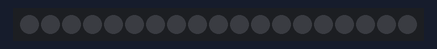
A sketch run on a simulated Arduino Uno, built with avr-gcc and run on an emulated ATmega328P. Parts: 19 RGB LEDs in strip order, left to right. Dim RGB values are drawn brighter than linear; colours are those a GRB WS2812 strip shows for the declared byte order.

Above: at 2.1 s.
At 2.6 s:
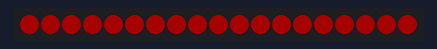
At 3.1 s:
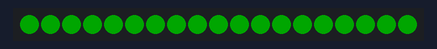
At 3.6 s:
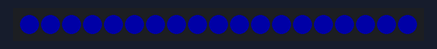
At 4.1 s:
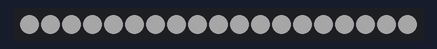

The sketch:

LEDtest_RGB.ino
```cpp
#include "FastSPI_LED2.h"

///////////////////////////////////////////////////////////////////////////////////////////
//
// Testing the LEDs on the Lumino ATMega328 robot,
// Sets Red, Green, Blue, White in turn
// 20 LEDs arranged clockwise around the Lumino as:
//    1 at left rear (0)
//    8 on left side (1 to 8 - rear to front)
//    1 on left front (9)
//    1 on right front (10)
//    8 on right side (11 to 18 - front to rear)
//    1 on right rear (19)
//
///////////////////////////////////////////////////////////////////////////////////////////


// How many leds are in the strip?
#define NUM_LEDS 19

// Data pin that led data will be written out over (11 for rev 0.2, 13 for 0.3 onwards)
#define DATA_PIN 13

// This is an array of leds.  One item for each led in your strip.
CRGB leds[NUM_LEDS];


// This function sets up the ledsand tells the controller about them
void setup()
{
  // sanity check delay - allows reprogramming if accidently blowing power w/leds
  delay(2000);

  FastLED.addLeds<WS2812B, DATA_PIN, RGB>(leds, NUM_LEDS);
}

int wait = 500;

// This function runs over and over, and is where you do the magic to light
// your leds.
void loop()
{
//  setAll(255,255,255);
//  delay(3000);
//  flicker();
  allOff();
  delay(wait);
  setAll(40,0,0);
  delay(wait);
  setAll(0,40,0);
  delay(wait);
  setAll(0,0,40);
  delay(wait);
  setAll(40,40,40);
  delay(wait);
}

void allOff()
{
  for (int i=0; i<NUM_LEDS; i++)
    leds[i] = 0;
  FastLED.show();
}

void setAll(int red, int green, int blue)
{
  for (int i=0; i<NUM_LEDS; i++)
  {
    leds[i].g = red;
    leds[i].r = green;
    leds[i].b = blue;
  }
  FastLED.show();
}


void pulse(int del, int maxBright, int red, int green, int blue)
{
  for (int i = 0; i<maxBright; i++)
  {
    for (int j=0; j<NUM_LEDS; j++)
    {
      leds[j].g = (i*red) >> 8;
      leds[j].r = (i*green) >> 8;
      leds[j].b = (i*blue) >> 8;
    }
    FastLED.show();
    delay(del);
  }
  for (int i = maxBright; i>=0; i--)
  {
    for (int j=0; j<NUM_LEDS; j++)
    {
      leds[j].g = (i*red) >> 8;
      leds[j].r = (i*green) >> 8;
      leds[j].b = (i*blue) >> 8;
    }
    FastLED.show();
    delay(del);
  }
}

void flicker()
{
   int i;
   // Move a single white led
   for(i = 0; i < NUM_LEDS; i++)
   {
      // Turn our current led on to white, then show the leds
      leds[i] = CRGB::Red;

      // Show the leds (only one of which is set to white, from above)
      FastLED.show();

      // Wait a little bit
      delay(100);

      // Turn our current led back to black for the next loop around
      leds[i] = CRGB::Green;
      if(i>0)
        leds[i-1] = CRGB::Black;
   }
   for(--i; i>=0; i--)
   {
     leds[i] = CRGB::Blue;
     FastLED.show();
     delay(100);
     leds[i] = CRGB::Green;
     if(i<NUM_LEDS-1)
       leds[i+1] = CRGB::Black;
   }

}
```

Measured:
- by itself, everything shown: repeats every 2.5 s, in 5 steps
- what the display in image 0 shows lasts 0.5 s, from 2.0 s to 2.5 s
